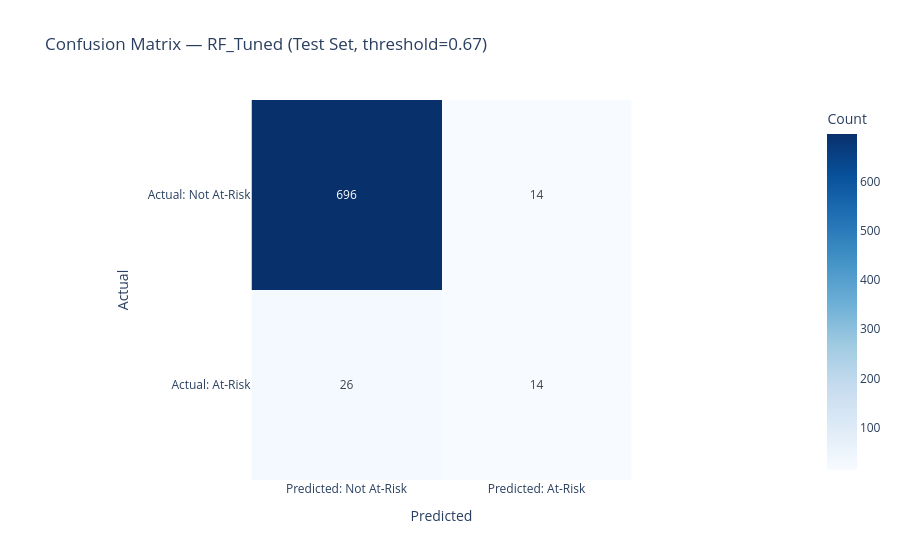

Source (notebook cell):
### Code cell
# Final confusion matrix
cm = confusion_matrix(y_test, test_pred)
tn, fp, fn, tp = cm.ravel()

print(f"Confusion Matrix (Test Set)")
print(f"  True Negatives  (TN) : {tn}  — Correctly identified as not at-risk")
print(f"  False Positives (FP) : {fp}  — Flagged as at-risk but actually fine  (unnecessary alert)")
print(f"  False Negatives (FN) : {fn}  — Missed at-risk students (most critical)")
print(f"  True Positives  (TP) : {tp}  — Correctly identified as at-risk")

# Plotly heatmap confusion matrix
cm_fig = px.imshow(
    cm,
    labels=dict(x="Predicted", y="Actual", color="Count"),
    x=["Predicted: Not At-Risk", "Predicted: At-Risk"],
    y=["Actual: Not At-Risk",    "Actual: At-Risk"],
    text_auto=True,
    color_continuous_scale="Blues",
    title=f"Confusion Matrix — {best_model_name} (Test Set, threshold={best_threshold})",
)
cm_fig.update_layout(template="plotly_white")
cm_fig.show()
cm_fig.write_json(str(figures_dir / "confusion_matrix.json"))
cm_fig.write_html(str(figures_dir / "confusion_matrix.html"))
print("Saved: confusion_matrix.json & .html")

### Figure 1 — Plotly figure (JSON) as saved in the notebook; plotly's stock layout.template omitted (floating-point values rounded to 4 significant figures)
{"data": [{"coloraxis": "coloraxis", "hovertemplate": "Predicted: %{x}<br>Actual: %{y}<br>Count: %{z}<extra></extra>", "name": "0", "texttemplate": "%{z}", "type": "heatmap", "x": ["Predicted: Not At-Risk", "Predicted: At-Risk"], "xaxis": "x", "y": ["Actual: Not At-Risk", "Actual: At-Risk"], "yaxis": "y", "z": [[696, 14], [26, 14]]}], "layout": {"coloraxis": {"colorbar": {"title": {"text": "Count"}}, "colorscale": [[0, "rgb(247,251,255)"], [0.125, "rgb(222,235,247)"], [0.25, "rgb(198,219,239)"], [0.375, "rgb(158,202,225)"], [0.5, "rgb(107,174,214)"], [0.625, "rgb(66,146,198)"], [0.75, "rgb(33,113,181)"], [0.875, "rgb(8,81,156)"], [1, "rgb(8,48,107)"]]}, "title": {"text": "Confusion Matrix — RF_Tuned (Test Set, threshold=0.67)"}, "xaxis": {"anchor": "y", "constrain": "domain", "domain": [0, 1], "scaleanchor": "y", "title": {"text": "Predicted"}}, "yaxis": {"anchor": "x", "autorange": "reversed", "constrain": "domain", "domain": [0, 1], "title": {"text": "Actual"}}}}
